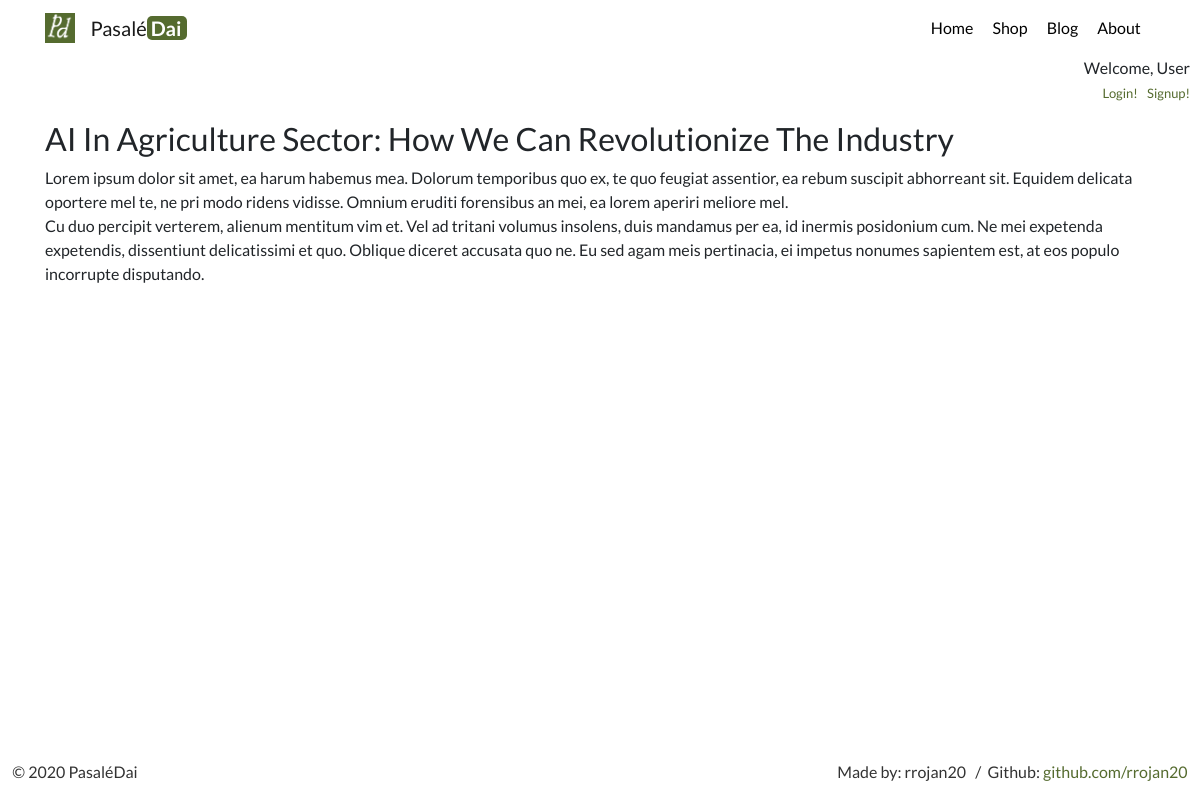
Page /articles/2/ on the committed database.
### blogs/models.py (models this page shows, shortened)
class Article(models.Model):
    title = models.CharField(max_length=100)
    description = models.TextField()
    featured = models.BooleanField(default=False)
    date = models.DateTimeField(auto_now_add=True)
    author = models.ForeignKey(User, on_delete=models.PROTECT, default=None)

### blogs/views.py (the view)
# urls.py: path('<int:id>/', ArticleDetailView.as_view(), name='detail-view'),
class ArticleDetailView(DetailView):
    queryset = Article.objects.all()
    template_name = 'blogs/article_detail.html'
    def get_object(self):
        id_ = self.kwargs.get('id')
        return get_object_or_404(Article, id=id_)

### blogs/templates/blogs/article_detail.html (shortened to what this page needs)
{% extends 'base.html' %}
{% block content %}
<h2>{{ object.title }}</h2>
<p>{{ object.description|safe }}</p>
{% endblock %}

### pages/static/pages/custom.css (style rules this page uses)
body { font-family: 'Lato', sans-serif; }

### rows in the picture
Article: title "AI In Agriculture Sector: How We Can Revolutionize The Industry", description "Lorem ipsum dolor sit amet, ea harum habemus mea. Dolorum temporibus quo ex, te quo feugiat assentior, ea rebum suscipit abhorreant sit. Equidem delicata oportere mel te, ne pri modo ridens vidisse. Omnium eruditi forensibus an mei, ea lorem aperiri meliore mel. Cu duo percipit verterem, alienum mentitum vim et. Vel ad tritani volumus insolens, duis mandamus per ea, id inermis posidonium cum. Ne mei expetenda expetendis, dissentiunt delicatissimi et quo. Oblique diceret accusata quo ne. Eu sed agam meis pertinacia, ei impetus nonumes sapientem est, at eos populo incorrupte disputando."
